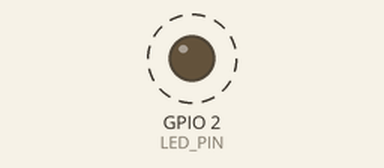
Simulated run of this sketch. Board: ESP32. Shown: output pins drawn as LEDs (lit = HIGH). Dashed ring = blinking.

Above: at 0.2 s.
Timing chart, 0 to 3.0 s (numbered marks = the images above):
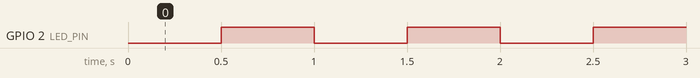

Measured:
- by itself, GPIO 2 (LED_PIN): alternates HIGH for 0.50 s and LOW for 0.50 s

The sketch:

001-LedBlink.ino
```cpp
/** ****************************************************************************************
 * \mainpage ESP32-DEVKIT_001-LedBlink
 *
 * @brief Ledblink
 *
 * https://circuits4you.com/2018/02/02/esp32-led-blink-example/
 *
 * @author Filippo Bilardo
 * @version 1.0  05/01/21  Versione iniziale
 */
#define LED_PIN 2 //ON Board LED GPIO 2

void setup() {
  // Set pin mode
  pinMode(LED_PIN, OUTPUT);
}

void loop() {
  delay(500);
  digitalWrite(LED_PIN, HIGH);
  delay(500);
  digitalWrite(LED_PIN, LOW);
}
```
